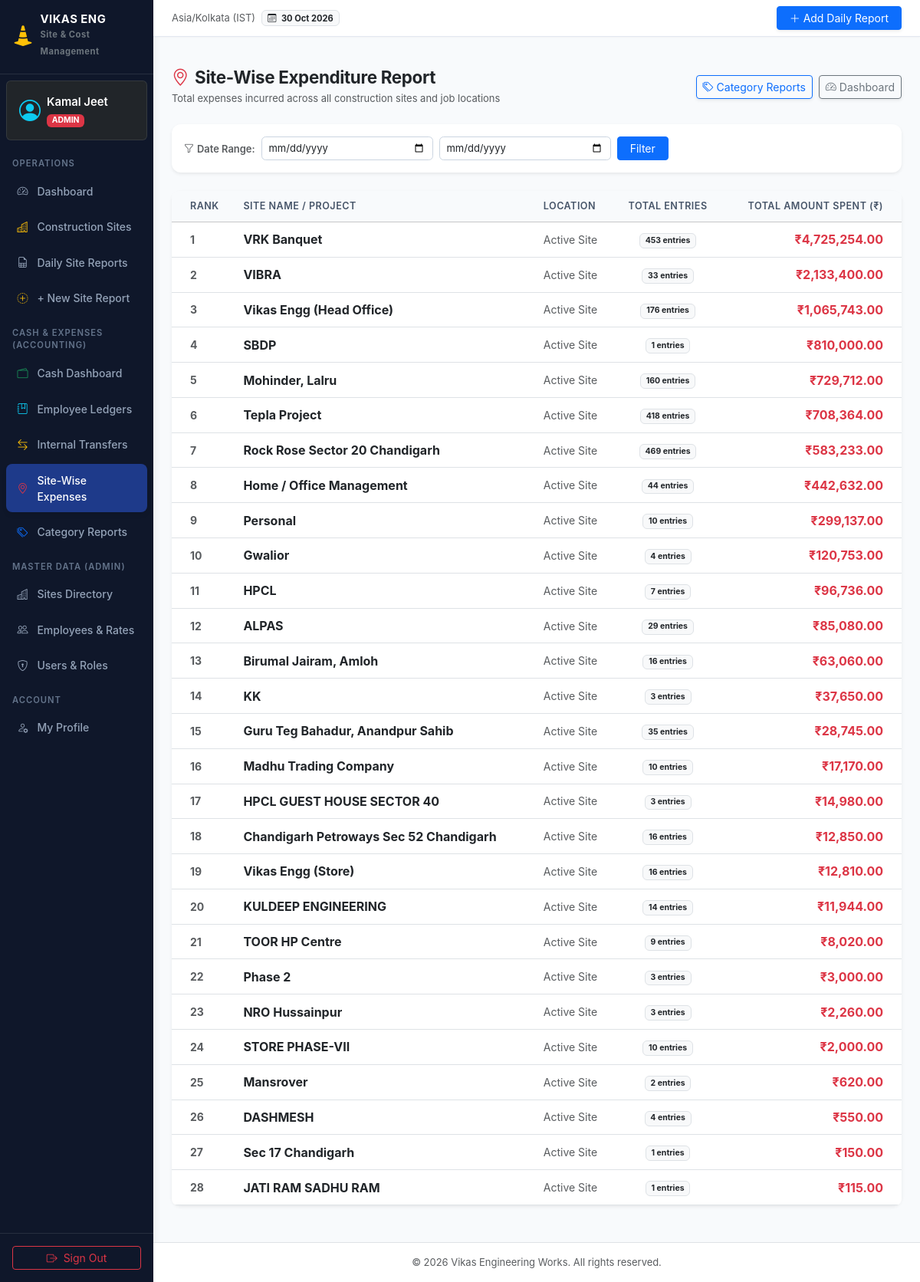
Screenshot of /expenses/sites/ (signed in) with the database file from the repository.
### reports/models.py (models this page shows, shortened)
class UserProfile(models.Model):
    user = models.OneToOneField(User, on_delete=models.CASCADE, related_name='profile')
    role = models.CharField(max_length=20, choices=UserRole.choices, default=UserRole.SITE_ENGINEER)
    designation = models.CharField(max_length=100, blank=True)
    phone = models.CharField(max_length=20, blank=True)
    assigned_sites = models.ManyToManyField('Site', blank=True, related_name='assigned_engineers')
    @property
    def is_site_engineer(self):
        return self.role == UserRole.SITE_ENGINEER
    @property
    def is_admin(self):
        return self.role == UserRole.ADMIN or self.user.is_superuser
    @property
    def is_management(self):
        return self.role == UserRole.MANAGEMENT or self.role == UserRole.ADMIN or self.user.is_superuser

### expenses/models.py (models this page shows, shortened)
class ExpenseSite(models.Model):
    name = models.CharField(max_length=255, unique=True)
    code = models.CharField(max_length=50, blank=True)
    location = models.CharField(max_length=255, blank=True)
    is_active = models.BooleanField(default=True)
    created_at = models.DateTimeField(auto_now_add=True)
    updated_at = models.DateTimeField(auto_now=True)
    class Meta:
        ordering = ['name']

### expenses/views.py (the view)
# urls.py: path('sites/', views.site_reports_view, name='site_reports'),
@login_required
def site_reports_view(request):
    start_date_str = request.GET.get('start_date')
    end_date_str = request.GET.get('end_date')
    q_filter = Q(txn_type=CashTransaction.TxnType.EXPENSE, site__isnull=False)
    if start_date_str:
        q_filter &= Q(transaction_date__gte=start_date_str)
    if end_date_str:
        q_filter &= Q(transaction_date__lte=end_date_str)
    sites_summary = (
        CashTransaction.objects.filter(q_filter)
        .values('site__id', 'site__name', 'site__location')
        .annotate(total_spent=Sum('amount'), txn_count=Count('id'))
        .order_by('-total_spent')
    )
    context = {
        'sites_summary': sites_summary,
        'start_date': start_date_str or '',
        'end_date': end_date_str or '',
        'page_title': 'Site-Wise Expenditure Report',
    }
    return render(request, 'expenses/site_reports.html', context)

### templates/expenses/site_reports.html (shortened to what this page needs)
{% extends "base.html" %}
{% load humanize %}
{% block content %}
<div class="d-flex flex-wrap justify-content-between align-items-center mb-4 gap-3">
        <div>
            <h3 class="fw-bold mb-1 text-dark">
                <i class="bi bi-geo-alt text-danger me-2"></i>Site-Wise Expenditure Report
            </h3>
            <p class="text-muted small mb-0">Total expenses incurred across all construction sites and job locations</p>
        </div>
        <div class="d-flex gap-2">
            <a href="{% url 'expenses:category_reports' %}" class="btn btn-outline-primary btn-sm d-flex align-items-center gap-1 shadow-sm">
                <i class="bi bi-tags"></i> Category Reports
            </a>
            <a href="{% url 'expenses:dashboard' %}" class="btn btn-outline-secondary btn-sm d-flex align-items-center gap-1 shadow-sm">
                <i class="bi bi-speedometer2"></i> Dashboard
            </a>
        </div>
    </div>
    <div class="card border-0 shadow-sm mb-4">
        <div class="card-body p-3">
            <form method="get" class="row g-2 align-items-center">
                <div class="col-auto">
                    <span class="small fw-semibold text-muted"><i class="bi bi-funnel me-1"></i>Date Range:</span>
                </div>
                <div class="col-md-3 col-sm-6">
                    <input type="date" name="start_date" class="form-control form-control-sm" value="{{ start_date }}">
                </div>
                <div class="col-md-3 col-sm-6">
                    <input type="date" name="end_date" class="form-control form-control-sm" value="{{ end_date }}">
                </div>
                <div class="col-auto">
                    <button type="submit" class="btn btn-primary btn-sm px-3">Filter</button>
                </div>
            </form>
        </div>
    </div>
    <div class="card border-0 shadow-sm mb-4">
        <div class="card-body p-0">
            <div class="table-responsive">
                <table class="table table-hover align-middle mb-0">
                    <thead class="table-light text-uppercase extra-small text-muted">
                        <tr>
                            <th class="ps-4">Rank</th>
                            <th>Site Name / Project</th>
                            <th>Location</th>
                            <th class="text-center">Total Entries</th>
                            <th class="text-end pe-4">Total Amount Spent (₹)</th>
                        </tr>
                    </thead>
                    <tbody>
                        {% for s in sites_summary %}
                        <tr>
                            <td class="ps-4 text-muted fw-bold">{{ forloop.counter }}</td>
                            <td>
                                <span class="fw-bold text-dark fs-6">{{ s.site__name }}</span>
                            </td>
                            <td class="text-muted small">{{ s.site__location|default:"Active Site" }}</td>
                            <td class="text-center">
                                <span class="badge bg-light text-dark border">{{ s.txn_count }} entries</span>
                            </td>
                            <td class="text-end pe-4">
                                <span class="fs-6 fw-bold text-danger">₹{{ s.total_spent|floatformat:2|intcomma }}</span>
                            </td>
                        </tr>
                        {% empty %}
                        <tr>
                            <td colspan="5" class="text-center py-5 text-muted">No site expenditure data recorded.</td>
                        </tr>
                        {% endfor %}
                    </tbody>
                </table>
            </div>
        </div>
    </div>
{% endblock %}

### templates/base.html (shortened to what this page needs)
{% load static custom_filters %}
<!DOCTYPE html>
<html lang="en">
<head>
    <link href="https://cdn.jsdelivr.net/npm/bootstrap@5.3.3/dist/css/bootstrap.min.css" rel="stylesheet">
    <link rel="stylesheet" href="https://cdn.jsdelivr.net/npm/bootstrap-icons@1.11.3/font/bootstrap-icons.min.css">
    <link rel="stylesheet" href="{% static 'css/custom.css' %}">
</head>
<body>
    <div class="container-fluid p-0">
        <div class="row g-0">
            {% if user.is_authenticated %}
            <aside class="col-md-3 col-lg-2 sidebar no-print" id="sidebarMenu">
                <div class="d-flex flex-column h-100">
                    <div class="sidebar-brand d-flex align-items-center justify-content-between">
                        <a href="{% url 'dashboard' %}" class="text-decoration-none d-flex align-items-center gap-2 text-white">
                            <i class="bi bi-cone-striped fs-3 text-warning"></i>
                            <div>
                                <div class="lh-1 text-white fw-bold">VIKAS ENG</div>
                                <small class="text-secondary" style="font-size: 0.7rem;">Site & Cost Management</small>
                            </div>
                        </a>
                    </div>
                    <div class="p-3 mx-2 my-2 rounded bg-dark border border-secondary border-opacity-25 text-white">
                        <div class="d-flex align-items-center gap-2">
                            <i class="bi bi-person-circle fs-3 text-info"></i>
                            <div class="overflow-hidden">
                                <div class="fw-semibold text-truncate">{{ user.get_full_name|default:user.username }}</div>
                                <span class="badge {{ current_role|role_badge_class }} text-uppercase" style="font-size: 0.65rem;">
                                    {{ user_profile.get_role_display|default:current_role }}
                                </span>
                            </div>
                        </div>
                    </div>
                    <ul class="nav flex-column mb-auto">
                        <li class="sidebar-section-title">Operations</li>
                        <li class="nav-item">
                            <a class="nav-link {% if request.resolver_match.url_name == 'dashboard' %}active{% endif %}" href="{% url 'dashboard' %}">
                                <i class="bi bi-speedometer2"></i> Dashboard
                            </a>
                        </li>
                        <li class="nav-item">
                            <a class="nav-link {% if request.resolver_match.url_name == 'site_list' or request.resolver_match.url_name == 'site_detail' %}active{% endif %}" href="{% url 'site_list' %}">
                                <i class="bi bi-buildings text-warning"></i> Construction Sites
                            </a>
                        </li>
                        <li class="nav-item">
                            <a class="nav-link {% if request.resolver_match.url_name == 'report_list' %}active{% endif %}" href="{% url 'report_list' %}">
                                <i class="bi bi-file-earmark-spreadsheet"></i> Daily Site Reports
                            </a>
                        </li>
                        <li class="nav-item">
                            <a class="nav-link {% if request.resolver_match.url_name == 'report_create' %}active{% endif %}" href="{% url 'report_create' %}">
                                <i class="bi bi-plus-circle-dotted text-warning"></i> + New Site Report
                            </a>
                        </li>
                        <li class="sidebar-section-title">Cash & Expenses (Accounting)</li>
                        <li class="nav-item">
                            <a class="nav-link {% if request.resolver_match.app_name == 'expenses' and request.resolver_match.url_name == 'dashboard' %}active{% endif %}" href="{% url 'expenses:dashboard' %}">
                                <i class="bi bi-wallet2 text-success"></i> Cash Dashboard
                            </a>
                        </li>
                        <li class="nav-item">
                            <a class="nav-link {% if request.resolver_match.app_name == 'expenses' and 'ledger' in request.resolver_match.url_name %}active{% endif %}" href="{% url 'expenses:ledger_list' %}">
                                <i class="bi bi-journal-bookmark text-info"></i> Employee Ledgers
                            </a>
                        </li>
                        <li class="nav-item">
                            <a class="nav-link {% if request.resolver_match.app_name == 'expenses' and request.resolver_match.url_name == 'transfers_list' %}active{% endif %}" href="{% url 'expenses:transfers_list' %}">
                                <i class="bi bi-arrow-left-right text-warning"></i> Internal Transfers
                            </a>
                        </li>
                        <li class="nav-item">
                            <a class="nav-link {% if request.resolver_match.app_name == 'expenses' and request.resolver_match.url_name == 'site_reports' %}active{% endif %}" href="{% url 'expenses:site_reports' %}">
                                <i class="bi bi-geo-alt text-danger"></i> Site-Wise Expenses
                            </a>
                        </li>
                        <li class="nav-item">
                            <a class="nav-link {% if request.resolver_match.app_name == 'expenses' and request.resolver_match.url_name == 'category_reports' %}active{% endif %}" href="{% url 'expenses:category_reports' %}">
                                <i class="bi bi-tags text-primary"></i> Category Reports
                            </a>
                        </li>
                        {% if is_admin %}
                        <li class="sidebar-section-title">Master Data (Admin)</li>
                        <li class="nav-item">
                            <a class="nav-link {% if 'site' in request.resolver_match.url_name and 'report' not in request.resolver_match.url_name %}active{% endif %}" href="{% url 'site_list' %}">
                                <i class="bi bi-buildings"></i> Sites Directory
                            </a>
                        </li>
                        <li class="nav-item">
                            <a class="nav-link {% if 'employee' in request.resolver_match.url_name %}active{% endif %}" href="{% url 'employee_list' %}">
                                <i class="bi bi-people"></i> Employees & Rates
                            </a>
                        </li>
                        <li class="nav-item">
                            <a class="nav-link {% if 'user' in request.resolver_match.url_name %}active{% endif %}" href="{% url 'user_list' %}">
                                <i class="bi bi-shield-lock"></i> Users & Roles
                            </a>
                        </li>
                        {% endif %}
                        <li class="sidebar-section-title">Account</li>
                        <li class="nav-item">
                            <a class="nav-link {% if request.resolver_match.url_name == 'profile' %}active{% endif %}" href="{% url 'profile' %}">
                                <i class="bi bi-person-gear"></i> My Profile
                            </a>
                        </li>
                    </ul>
                    <div class="p-3 border-top border-secondary border-opacity-25">
                        <a href="{% url 'logout' %}" class="btn btn-outline-danger btn-sm w-100 d-flex align-items-center justify-content-center gap-2">
                            <i class="bi bi-box-arrow-right"></i> Sign Out
                        </a>
                    </div>
                </div>
            </aside>
            {% endif %}
            <main class="{% if user.is_authenticated %}col-12 col-md-9 col-lg-10{% else %}col-12{% endif %} ms-auto p-0 min-vh-100 d-flex flex-column">
                {% if user.is_authenticated %}
                <nav class="navbar navbar-expand top-navbar px-3 px-md-4 py-2 sticky-top no-print">
                    <div class="container-fluid p-0">
                        <div class="d-none d-sm-flex align-items-center gap-2">
                            <span class="text-muted small">Asia/Kolkata (IST)</span>
                            <span class="badge bg-light text-dark border">
                                <i class="bi bi-calendar3 me-1"></i> {% now "d M Y" %}
                            </span>
                        </div>
                        <div class="d-flex align-items-center gap-2 ms-auto">
                            <a href="{% url 'report_create' %}" class="btn btn-primary btn-sm d-flex align-items-center gap-1 shadow-sm px-2 px-sm-3">
                                <i class="bi bi-plus-lg"></i> <span class="d-none d-sm-inline">Add Daily Report</span><span class="d-sm-none">Report</span>
                            </a>
                        </div>
                    </div>
                </nav>
                {% endif %}
                <div class="px-3 px-md-4 pt-3 no-print">
                </div>
                <div class="p-3 p-md-4 flex-grow-1">
                    {% block content %}{% endblock %}
                </div>
                <footer class="mt-auto py-3 px-3 px-md-4 bg-white border-top text-center text-muted small no-print">
                    <div>
                        <span>&copy; {% now "Y" %} Vikas Engineering Works. All rights reserved.</span>
                    </div>
                </footer>
            </main>
        </div>
    </div>
</body>
</html>

### rows the page displays
UserProfile: role "ADMIN"
ExpenseSite: site__name "SBDP", site__location "Active Site", txn_count "1", total_spent "810,000.00"
ExpenseSite: site__name "Birumal Jairam, Amloh", site__location "Active Site", txn_count "16", total_spent "63,060.00"
ExpenseSite: site__name "Sec 17 Chandigarh", site__location "Active Site", txn_count "1", total_spent "150.00"
ExpenseSite: site__name "JATI RAM SADHU RAM", site__location "Active Site", txn_count "1", total_spent "115.00"

### other values shown
{{ user.get_full_name|default:user.username }} "Kamal Jeet"
{{ s.site__name }} "VRK Banquet" "VIBRA" "Vikas Engg (Head Office)" "Mohinder, Lalru" "Tepla Project" "Rock Rose Sector 20 Chandigarh" "Home / Office Management" "Personal" "Gwalior" "HPCL" "ALPAS" "KK" "Guru Teg Bahadur, Anandpur Sahib" "Madhu Trading Company" "HPCL GUEST HOUSE SECTOR 40" "Chandigarh Petroways Sec 52 Chandigarh" "Vikas Engg (Store)" "KULDEEP ENGINEERING" "TOOR HP Centre" "Phase 2" "NRO Hussainpur" "STORE PHASE-VII" "Mansrover" "DASHMESH"
{{ s.site__location|default:"Active Site" }} "Active Site" "Active Site" "Active Site" "Active Site" "Active Site" "Active Site" "Active Site" "Active Site" "Active Site" "Active Site" "Active Site" "Active Site" "Active Site" "Active Site" "Active Site" "Active Site" "Active Site" "Active Site" "Active Site" "Active Site" "Active Site" "Active Site" "Active Site" "Active Site"
{{ s.txn_count }} "453" "33" "176" "160" "418" "469" "44" "10" "4" "7" "29" "3" "35" "10" "3" "16" "16" "14" "9" "3" "3" "10" "2" "4"
{{ s.total_spent|floatformat:2|intcomma }} "4,725,254.00" "2,133,400.00" "1,065,743.00" "729,712.00" "708,364.00" "583,233.00" "442,632.00" "299,137.00" "120,753.00" "96,736.00" "85,080.00" "37,650.00" "28,745.00" "17,170.00" "14,980.00" "12,850.00" "12,810.00" "11,944.00" "8,020.00" "3,000.00" "2,260.00" "2,000.00" "620.00" "550.00"
